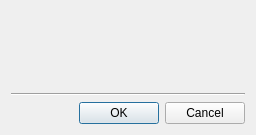
<?xml version="1.0" encoding="UTF-8"?>
<ui version="4.0">
 <class>InputDialog</class>
 <widget class="QDialog" name="InputDialog">
  <property name="geometry">
   <rect>
    <x>0</x>
    <y>0</y>
    <width>256</width>
    <height>135</height>
   </rect>
  </property>
  <property name="windowTitle">
   <string/>
  </property>
  <property name="modal">
   <bool>true</bool>
  </property>
  <layout class="QVBoxLayout" name="verticalLayout_2">
   <item>
    <widget class="QWidget" name="widget" native="true">
     <layout class="QVBoxLayout" name="verticalLayout">
      <item>
       <widget class="QLabel" name="captionLabel">
        <property name="text">
         <string/>
        </property>
       </widget>
      </item>
      <item>
       <widget class="nx::vms::client::desktop::InputField" name="valueLineEdit" native="true"/>
      </item>
      <item>
       <widget class="nx::vms::client::desktop::PasswordInputField" name="passwordLineEdit" native="true"/>
      </item>
     </layout>
    </widget>
   </item>
   <item>
    <widget class="Line" name="line">
     <property name="orientation">
      <enum>Qt::Horizontal</enum>
     </property>
    </widget>
   </item>
   <item>
    <widget class="QDialogButtonBox" name="buttonBox">
     <property name="orientation">
      <enum>Qt::Horizontal</enum>
     </property>
     <property name="standardButtons">
      <set>QDialogButtonBox::Cancel|QDialogButtonBox::Ok</set>
     </property>
    </widget>
   </item>
  </layout>
 </widget>
 <customwidgets>
  <customwidget>
   <class>nx::vms::client::desktop::InputField</class>
   <extends>QWidget</extends>
   <header location="global">nx/vms/client/desktop/common/widgets/input_field.h</header>
   <container>1</container>
  </customwidget>
  <customwidget>
   <class>nx::vms::client::desktop::PasswordInputField</class>
   <extends>QWidget</extends>
   <header location="global">nx/vms/client/desktop/common/widgets/password_input_field.h</header>
   <container>1</container>
  </customwidget>
 </customwidgets>
 <resources/>
 <connections/>
</ui>
